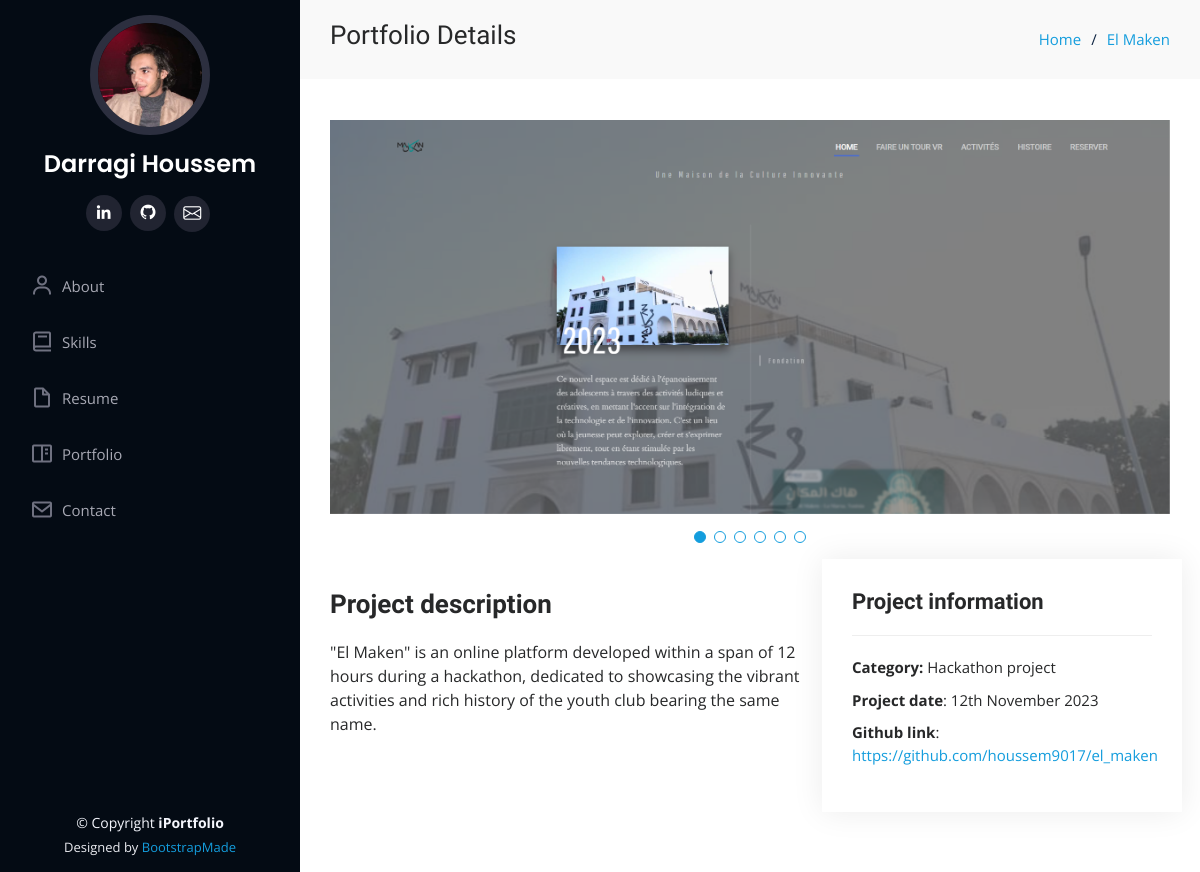
The app's page /portfolio_details/1 with its own data.
### apps/portfolio_app/models.py (models this page shows, shortened)
class Portfolio(models.Model):
    title = models.CharField(max_length=255)
    category = models.CharField(max_length=50, default="Freelance")
    description = models.TextField()
    github_link = models.URLField()
    creation_date = models.DateField(auto_now_add=True)
    images = models.JSONField(default=list)

### apps/portfolio_app/views.py (the view)
# urls.py: path('portfolio_details/<int:id>', views.portfolio_details, name='portfolio_details'),
def portfolio_details(request, id):
    item = Portfolio.objects.get(id=id)
    return render(request, 'portfolio_app/portfolio-details.html', {"item": item})

### apps/portfolio_app/templates/portfolio_app/portfolio-details.html (shortened to what this page needs)
{% extends 'template.html' %}
{% load static %}
{% block body %}
    <section id="breadcrumbs" class="breadcrumbs">
      <div class="container">
        <div class="d-flex justify-content-between align-items-center">
          <h2>Portfolio Details</h2>
          <ol>
            <li><a href="{% url 'index' %}">Home</a></li>
              <li><a href="{% url 'portfolio_details' item.id %}">{{ item.title }}</a></li>
          </ol>
        </div>
      </div>
    </section>
    <section id="portfolio-details" class="portfolio-details">
      <div class="container">
            <div class="portfolio-details-slider swiper">
              <div class="swiper-wrapper align-items-center">
                {% for image in item.images %}
                <div class="swiper-slide">
                  <img src="{% static image %}" alt="">
                </div>
                {% endfor %}
              </div>
              <div class="swiper-pagination"></div>
            </div>
        <div class="row gy-4">
            <div class="portfolio-description col-lg-7">
              <h2>Project description</h2>
              <p>
                {{ item.description }}
              </p>
            </div>
            <div class="portfolio-info col-lg-5">
              <h3>Project information</h3>
              <ul>
                <li><strong>Category: </strong>{{ item.category }} project</li>
                <li><strong>Project date</strong>: {{ item.creation_date |date:"jS F Y"}}</li>
                <li><strong>Github link</strong>: <a href="{{ item.github_link }}">{{ item.github_link }}</a></li>
              </ul>
            </div>
        </div>
        </div>
    </section>
{% endblock %}

### static/assets/css/style.css (style rules this page uses)
body { font-family: "Open Sans", sans-serif; color: #272829; }
a { color: #149ddd; text-decoration: none; }
h1, h2, h3, h4, h5, h6 { font-family: "Raleway", sans-serif; }
.container, .container-fluid { padding-left: 30px; padding-right: 30px; }
section { padding: 60px 0; overflow: hidden; }
.portfolio-details { padding-top: 40px; }
.portfolio-details .portfolio-details-slider img { width: 100%; }
.portfolio-details .portfolio-details-slider .swiper-pagination { margin-top: 20px; position: relative; }
.portfolio-details .portfolio-info { padding: 30px; box-shadow: 0px 0 30px rgba(5, 13, 24, 0.08); }
.portfolio-details .portfolio-info h3 { font-size: 22px; font-weight: 700; margin-bottom: 20px; padding-bottom: 20px; border-bottom: 1px solid #eee; }
.portfolio-details .portfolio-info ul { list-style: none; padding: 0; font-size: 15px; }
.portfolio-details .portfolio-info ul li+li { margin-top: 10px; }
.portfolio-details .portfolio-description { padding-top: 30px; }
.portfolio-details .portfolio-description h2 { font-size: 26px; font-weight: 700; margin-bottom: 20px; }
.portfolio-details .portfolio-description p { padding: 0; }
.breadcrumbs { padding: 20px 0; background: #f9f9f9; }
.breadcrumbs h2 { font-size: 26px; font-weight: 300; }
.breadcrumbs ol { display: flex; flex-wrap: wrap; list-style: none; padding: 0; margin: 0; font-size: 15px; }
.breadcrumbs ol li+li { padding-left: 10px; }
.breadcrumbs ol li+li::before { display: inline-block; padding-right: 10px; color: #0e2442; content: "/"; }

### records on screen
Portfolio: title "El Maken", description "\"El Maken\" is an online platform developed within a span of 12 hours during a hackathon, dedicated to showcasing the vibrant activities and rich history of the youth club bearing the same name.", category "Hackathon", creation_date "12th November 2023", github_link "https://github.com/houssem9017/el_maken"
